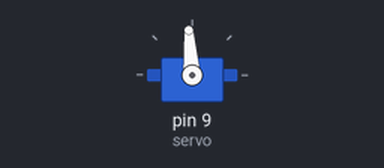
Bench run of a sketch on a simulated Arduino Uno, built with avr-gcc and run on an emulated ATmega328P. On the bench: servo.

Above: at 0.05 s.
At 1.45 s:
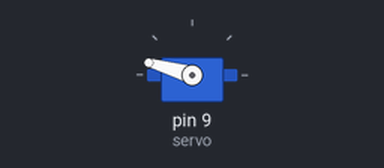
At 2.9 s:
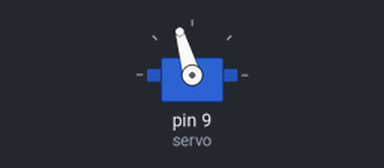
At 5.9 s:
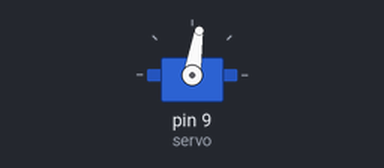
Timing chart, 0 to 8.6 s (numbered marks = the images above):
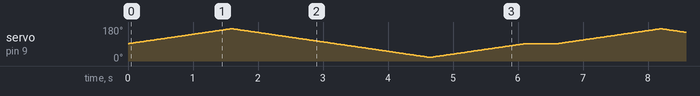

The sketch:

ServoMovement.ino
```cpp
#include "Servo.h"
Servo servo;              // define the name of the servo motor
int val;                  // rotation angle
int pos=92;               // start position of the servo

void setup()
{
  Serial.begin(9600);
  servo.attach(9);        //servo pin
}

void servoAtt(void){
  servo.attach(9);
}

void servoFRotation(void){
    for (pos; pos <= 170; pos += 1) {         // rotate counterclockwise to check
    servo.write(pos);
    delay(20);
  }
}

void servoSRotation(void){
  for (pos; pos >= 20; pos -= 1) {          // rotate clockwise to other check
    servo.write(pos);
    delay(20);
  }
}

void servoReturn(void){
  if(pos!=92){
    for (pos; pos <= 92; pos += 1) {        // returns in default position
      servo.write(pos);
      delay(20);
    }
  }
}

void loop()
{
  servoAtt();
  servoFRotation();
  servoSRotation();
  servoReturn();
  delay(500);
  servo.detach();                           // stops the movement of the servo
}
```
